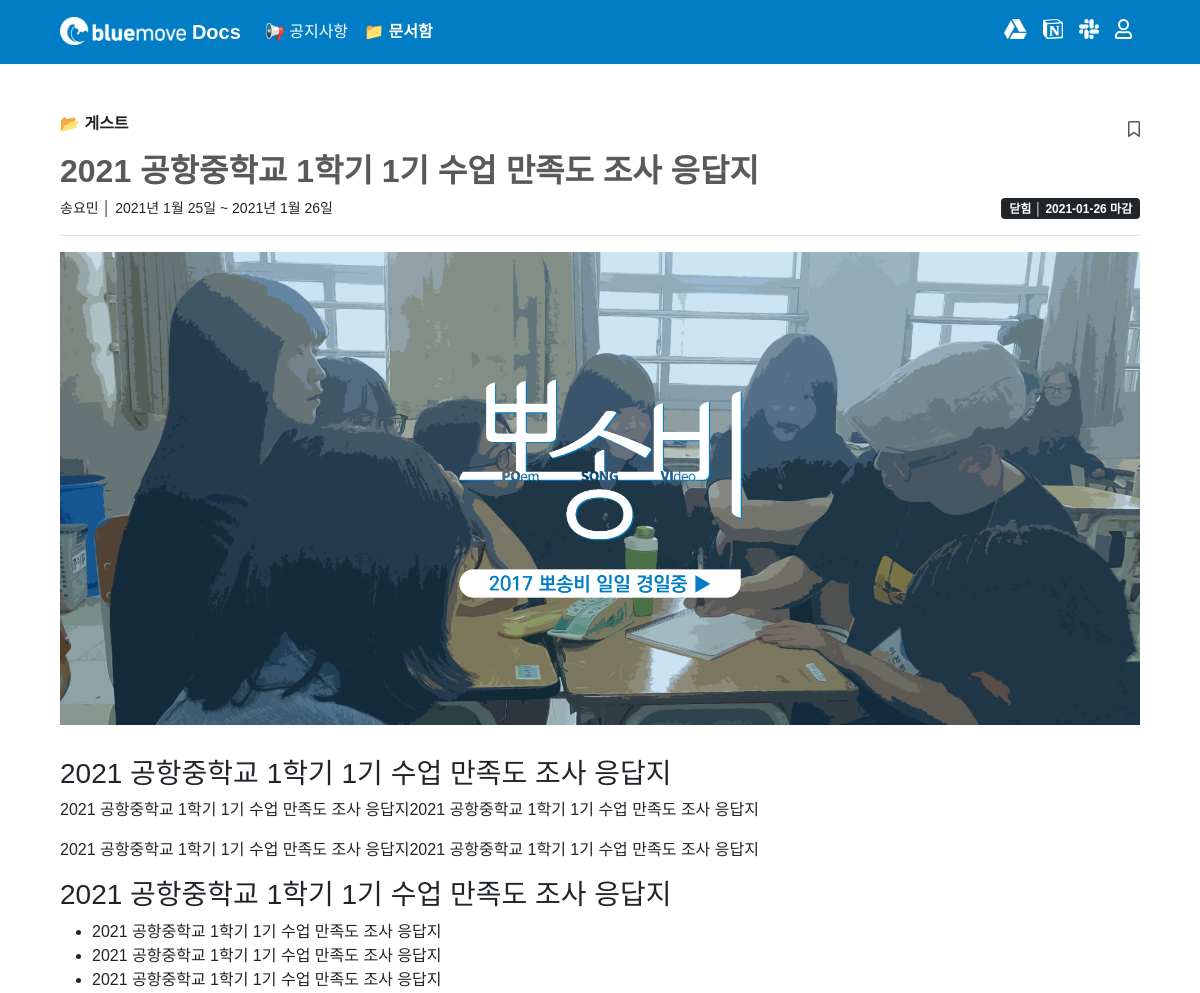
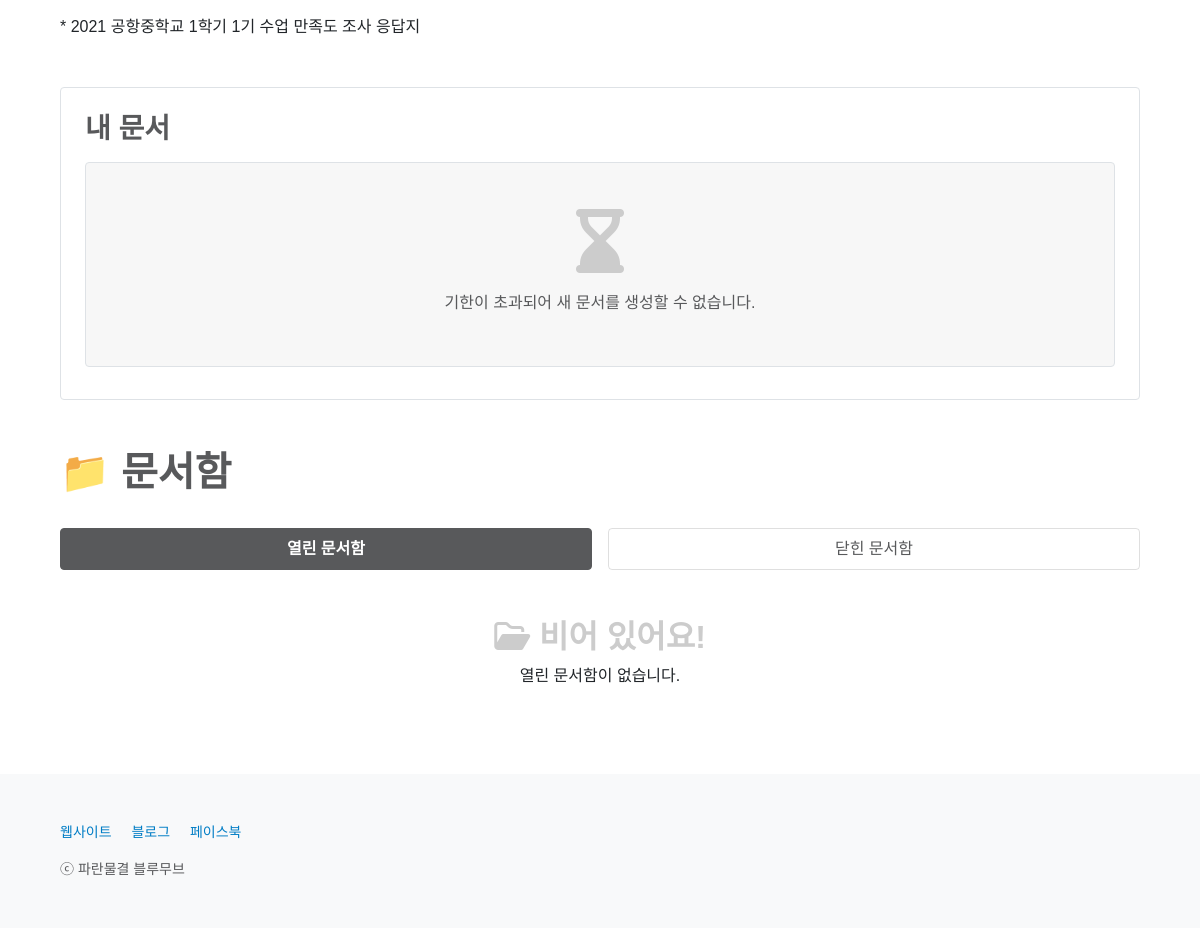
The page /box/5/ on the database as committed earlier (2 pictures, top to bottom).
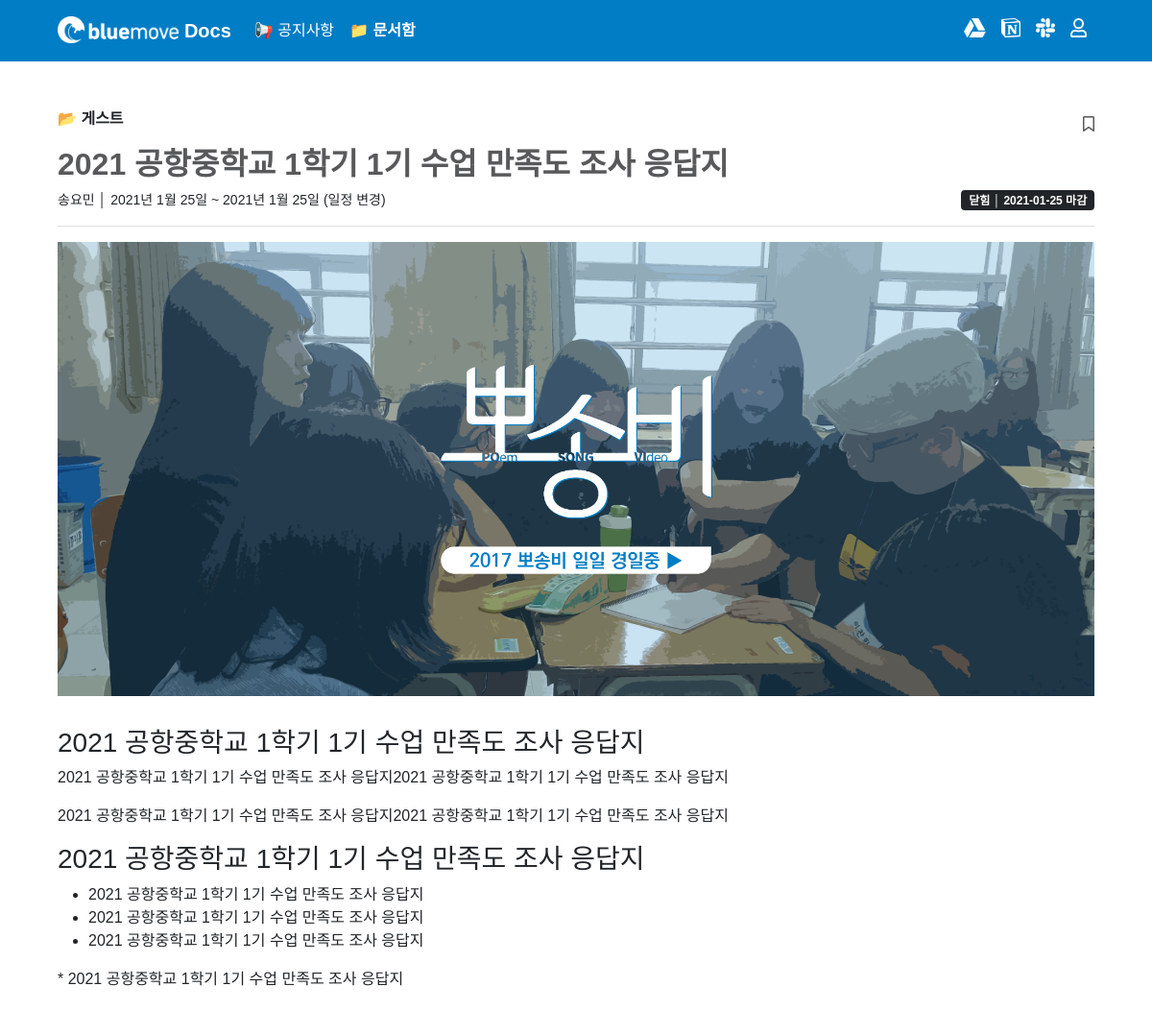
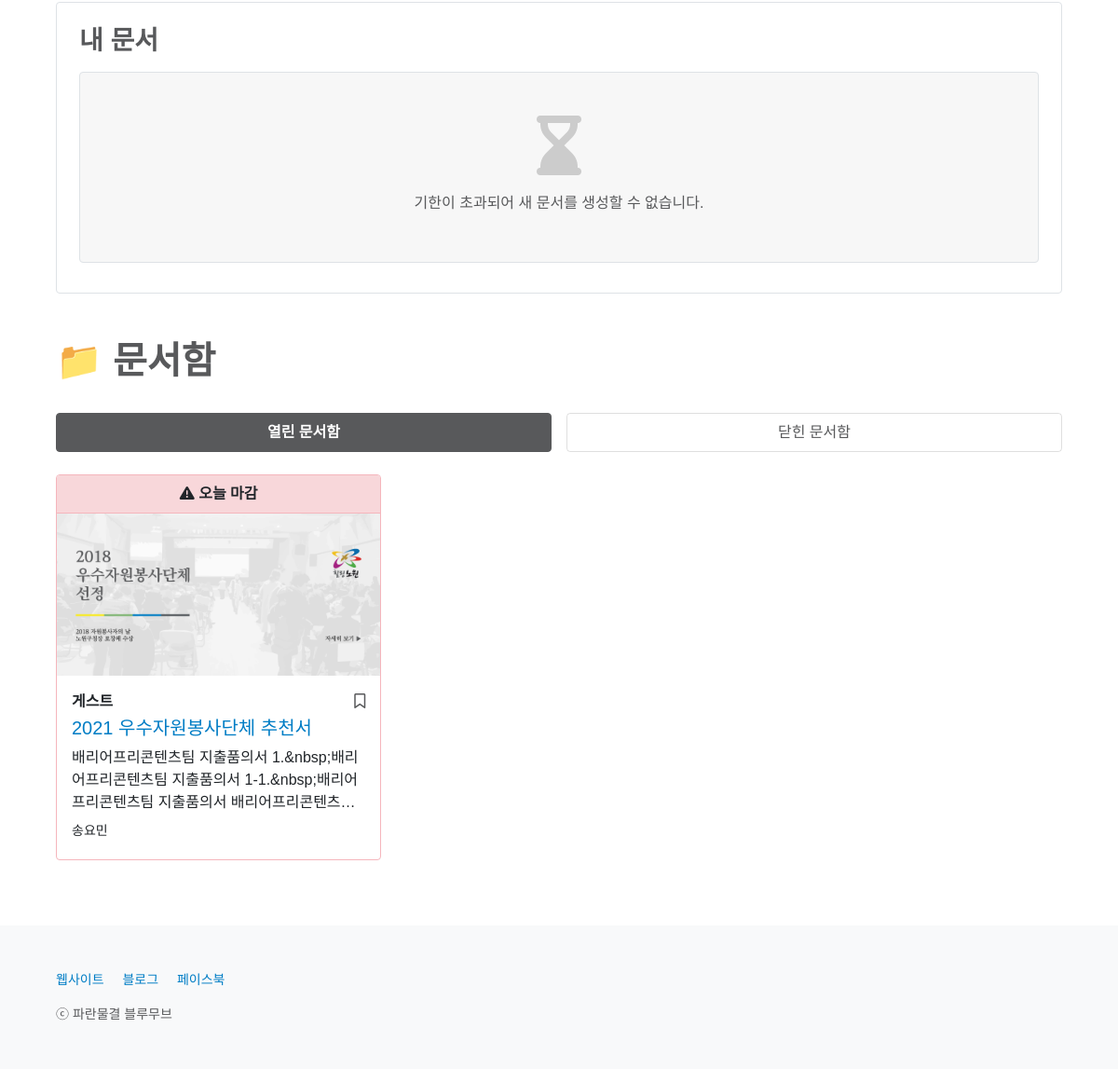
The same page on the database as committed later (2 pictures, top to bottom).
### box/models.py (models this page shows, shortened)
class Box(models.Model):
    CATEGORY_CHOICES = {
        ('bluemover', '블루무버'),
        ('guest', '게스트'),
    }
    title = models.CharField(max_length = 50)
    writer = models.ForeignKey(User, on_delete=models.CASCADE)
    category = models.CharField(max_length = 50, choices = CATEGORY_CHOICES)
    document_id = models.CharField(max_length = 300)
    channel_id = models.CharField(max_length = 50)
    deadline = models.DateField()
    deadline_update_flag = models.BooleanField(default = False)
    content = RichTextField()
    content_update_flag = models.BooleanField(default = False)
    image = models.ImageField(upload_to='images/', null = True, blank = True)
    created_at = models.DateField(auto_now_add = True)
    updated_at = models.DateField(auto_now = True)
    box_favorite_user_set = models.ManyToManyField(User, blank = True, related_name="box_favorite_user_set", through="Favorite")
    @property
    def deadline_is_yet_to_come(self):
        return datetime.date.today() + datetime.timedelta(days = 2) <= self.deadline
    @property
    def deadline_is_tomorrow(self):
        return datetime.date.today() + datetime.timedelta(days = 1) == self.deadline
    @property
    def deadline_is_today(self):
        return datetime.date.today() == self.deadline
    @property
    def deadline_is_over(self):
        return datetime.date.today() > self.deadline

### box/views.py (the view)
# urls.py: path('<int:id>/', read, name='read'),
def read(request, id):
    if request.user.is_authenticated:
        profile = Profile.objects.get(user=request.user)
        name_verified = profile.info_update_flag
        if not name_verified == True:
            return redirect('users:write_info', request.user.id)
        else:
            box = Box.objects.get(pk=id)
            opened_boxes = Box.objects.filter(deadline__gte=datetime.date.today()).order_by('deadline')
            closed_boxes = Box.objects.filter(deadline__lt=datetime.date.today()).order_by('deadline')
            page = request.GET.get('page', 1)
            opened_paginator = Paginator(opened_boxes, 9)
            closed_paginator = Paginator(closed_boxes, 9)
            try:
                opened_boxes = opened_paginator.page(page)
                closed_boxes = closed_paginator.page(page)
            except PageNotAnInteger:
                opened_boxes = opened_paginator.page(1)
                closed_boxes = closed_paginator.page(1)
            except EmptyPage:
                opened_boxes = opened_paginator.page(opened_paginator.num_pages)
                closed_boxes = closed_paginator.page(closed_paginator.num_pages)
            if request.user.is_authenticated:
                if request.user == box.writer:
                    all_docs = box.docs.filter(Q(submit_flag=True) & Q(reject_flag=False) & Q(return_flag=False)).order_by('-id')
                else:
                    all_docs = box.docs.filter(user=request.user)
            else:
                all_docs = None
            return render(request, 'box/read.html', {'box': box, 'opened_boxes': opened_boxes, 'closed_boxes': closed_boxes, 'all_docs': all_docs})
    else:
        box = Box.objects.get(pk=id)
        opened_boxes = Box.objects.filter(deadline__gte=datetime.date.today()).order_by('deadline')
        closed_boxes = Box.objects.filter(deadline__lt=datetime.date.today()).order_by('deadline')
        page = request.GET.get('page', 1)
        opened_paginator = Paginator(opened_boxes, 9)
        closed_paginator = Paginator(closed_boxes, 9)
        try:
            opened_boxes = opened_paginator.page(page)
            closed_boxes = closed_paginator.page(page)
        except PageNotAnInteger:
            opened_boxes = opened_paginator.page(1)
            closed_boxes = closed_paginator.page(1)
        except EmptyPage:
            opened_boxes = opened_paginator.page(opened_paginator.num_pages)
            closed_boxes = closed_paginator.page(closed_paginator.num_pages)
        if request.user.is_authenticated:
            if request.user == box.writer:
                all_docs = box.docs.filter(Q(submit_flag=True) & Q(reject_flag=False) & Q(return_flag=False)).order_by('-id')
            else:
                all_docs = box.docs.filter(user=request.user)
        else:
            all_docs = None
        return render(request, 'box/read.html', {'box': box, 'opened_boxes': opened_boxes, 'closed_boxes': closed_boxes, 'all_docs': all_docs})

### box/templates/box/read.html (shortened to what this page needs)
{% extends 'base.html' %}
{% block content %}
{% include 'shared/_navbar4box.html' %}
<main class="px-2 px-md-5">
    <div class="container-md my-5">
        <div class="d-flex align-items-sm-center justify-content-between">
            <p style="font-weight: 600;">
                {% if box.category == 'bluemover' %}
                    📂 블루무버
                {% elif box.category == 'guest' %}
                    📂 게스트
                {% else %}
                    📂 알 수 없음
                {% endif %}
            </p>
            {% if user.is_authenticated %}
            <a class="bookmark" href="{% url 'box:box_favorite' box.id %}?next={{ request.path }}">
                {% if user in box.box_favorite_user_set.all %}
                <p class="mb-0 ps-2"><i class="fas fa-bookmark"></i></p>
                {% else %}
                <p class="mb-0 ps-2"><i class="far fa-bookmark"></i></p>
                {% endif %}
            </a>
            {% else %}
            <a type="button" class="bookmark" data-bs-toggle="modal" data-bs-target="#listloginModal">
                <p class="mb-1"><i class="far fa-bookmark"></i></p>
            </a>
            {% endif %}
        </div>
        <h2 style="font-weight: 600; color: #58595B; word-break: break-word; overflow: hidden; text-overflow: ellipsis; display: -webkit-box; -webkit-line-clamp: 3; -webkit-box-orient: vertical;">{{ box.title }}</h2>
        <div class="d-flex justify-content-sm-between" id="boxBadge4Large">
            <small>
                {{ box.writer.last_name }}{{ box.writer.first_name }}
                │
                {% if box.deadline_update_flag %}
                {{ box.created_at }} ~ {{ box.deadline }} (일정 변경)
                {% else %}
                {{ box.created_at }} ~ {{ box.deadline }}
                {% endif %}
            </small>
            <div class="d-flex align-items-stretch">
                {% if box.deadline_is_yet_to_come %}
                <span class="badge bg-primary">열림 │ {{ box.days_left_until_deadline.days }}일 후 마감</span>
                {% elif box.deadline_is_tomorrow %}
                <span class="badge bg-warning text-dark">열림 │ 내일 마감</span>
                {% elif box.deadline_is_today %}
                <span class="badge bg-danger">열림 │ 오늘 마감</span>
                {% elif box.deadline_is_over %}
                <span class="badge bg-dark">닫힘 │ {{ box.deadline|date:'Y-m-d' }} 마감</span>
                {% endif %}
            </div>
        </div>
        <hr class="text-black-50">
        {% if box.image %}
        <div class="d-flex justify-content-center" style="margin-bottom: 2rem!important;">
            <img src="{{ box.image.url }}" class="img-fluid" alt="이미지 내용은 아래 본문과 같으니 참고하시기 바랍니다.">
        </div>
        {% endif %}
        <div style="word-break: break-word;">{{ box.content|safe }}</div>
    </div>
    {% if not user.is_authenticated %}
    <div class="container-md">
        <div class="container-md border rounded px-sm-4 px-3 py-4">
            <div class="d-flex justify-content-between">
                <h3 class="mb-3" style="font-weight: 600; color: #58595B;">내 문서</h3>
            </div>
            <div class="container-md border rounded text-center mb-2" style="background-color: rgba(0,0,0,.03); padding-top: 2rem; padding-bottom: 3.2rem;">
                {% if box.deadline_is_over %}
                    <span style="color: #CCCCCC; font-size: 4rem;"><i class="fas fa-hourglass-end"></i></span><br>
                    <span style="color: #58595B;">기한이 초과되어 새 문서를 생성할 수 없습니다.</span>
                {% else %}
                    <span style="color: #CCCCCC; font-size: 4rem;"><i class="fas fa-file-medical"></i></span><br>
                    <span style="color: #58595B;">새 문서를 생성하려면 로그인하세요.</span>
                {% endif %}
            </div>
        </div>
    </div>
    {% endif %}
    <div class="container-md mt-5">
        <h1 class="mb-4" style="font-weight: 600; color: #58595B;">📁 문서함</h1>
        {% include 'shared/_boxcard.html' %}
    </div>
</main>
{% endblock %}

### home/templates/shared/_boxcard.html (shortened to what this page needs)
<div class="pt-2">
    <ul class="nav nav-pills mb-3 nav-justified gap-3" id="pills-tab" role="tablist">
        <li class="nav-item mb-2" id="forBoxCSS" role="presentation">
            <a class="nav-link active" id="pills-opened-tab" data-bs-toggle="pill" href="#pills-opened" role="tab" aria-controls="pills-opened" aria-selected="true">열린 문서함</a>
        </li>
        <li class="nav-item mb-2" id="forBoxCSS" role="presentation">
            <a class="nav-link" id="pills-closed-tab" data-bs-toggle="pill" href="#pills-closed" role="tab" aria-controls="pills-closed" aria-selected="false">닫힌 문서함</a>
        </li>
    </ul>
</div>
<div class="tab-content" id="pills-tabContent">
    <div class="tab-pane fade show active" id="pills-opened" role="tabpanel" aria-labelledby="pills-opened-tab">
        <div class="row row-cols-1 row-cols-lg-3 row-cols-md-2 g-3" id="insideOpenedTab">
            {% for box in opened_boxes %}
            {% if box.deadline_is_over %}
            <div style="display: none;">
            {% else %}
            <div class="col">
            {% endif %}
                {% include 'shared/_boxcard_tabdata.html' %}
            </div>
            {% empty %}
            <div class="col" id="openedEmptyFlag"></div>
            <div class="col text-center"><br><h2 style="color: #CCCCCC; font-weight: 600;"><i class="far fa-folder-open"></i> 비어 있어요!</h2><p>열린 문서함이 없습니다.</p></div>
            {% endfor %}
        </div>
    </div>
</div>

### home/templates/shared/_boxcard_tabdata.html (shortened to what this page needs)
{% if box.deadline_is_tomorrow %}
<div class="card h-100" style="border: 1px solid #FFD969;">
{% elif box.deadline_is_today %}
<div class="card h-100" style="border: 1px solid #F5B5BC;">
{% elif box.deadline_is_over %}
<div class="card h-100" style="border: 1px solid #bcbebf;">
{% else %}
<div class="card h-100">
{% endif %}
    {% if box.deadline_is_tomorrow %}
    <div class="card-header d-flex justify-content-center" style="background-color: #fff3cd; border-bottom: 1px solid #FFD969;">
        <p class="m-0" style="font-weight: 600;">
            <i class="fas fa-exclamation-triangle"></i>
            {% if box.deadline_update_flag %}
            내일 마감 (일정 변경)
            {% else %}
            내일 마감
            {% endif %}
        </p>
    </div>
    {% elif box.deadline_is_today %}
    <div class="card-header d-flex justify-content-center" style="background-color: #f8d7da; border-bottom: 1px solid #F5B5BC;">
        <p class="m-0" style="font-weight: 600;">
            <i class="fas fa-exclamation-triangle"></i>
            {% if box.deadline_update_flag %}
            오늘 마감 (일정 변경)
            {% else %}
            오늘 마감
            {% endif %}
        </p>
    </div>
    {% endif %}
    {% if box.image %}
    <div class="ratio" style="--aspect-ratio: 50%;"><a href="{% url 'box:read' box.id %}{{ request.get_full_path|cut:request.path }}"><img src="{{ box.image.url }}" class="card-img-top" alt="문서함 이미지" style="height: 100%; object-fit: cover; object-position: 50% 50%; border-top-left-radius: 0; border-top-right-radius: 0;"></a></div>
    {% else %}
    <a href="{% url 'box:read' box.id %}{{ request.get_full_path|cut:request.path }}"><img src="/static/images/1800x900-default.png" class="card-img-top" alt="문서함 이미지"></a>
    {% endif %}
    <div class="card-body mb-1">
        <div class="d-flex w-100 justify-content-between">
            <p class="card-text mb-1" style="font-weight: 600;">
                {% if box.category == 'bluemover' %}
                    블루무버
                {% elif box.category == 'guest' %}
                    게스트
                {% else %}
                    알 수 없음
                {% endif %}
            </p>
            {% if user.is_authenticated %}
            {% if not request.path == '/box/' %}
            <a class="bookmark" href="{% url 'box:box_favorite' box.id %}?next={{ request.get_full_path }}#boxListPosition">
            {% else %}
            <a class="bookmark" href="{% url 'box:box_favorite' box.id %}?next={{ request.get_full_path }}">
            {% endif %}
                {% if user in box.box_favorite_user_set.all %}
                <p class="mb-1"><i class="fas fa-bookmark"></i></p>
                {% else %}
                <p class="mb-1"><i class="far fa-bookmark"></i></p>
                {% endif %}
            </a>
            {% else %}
            <a type="button" class="bookmark" data-bs-toggle="modal" data-bs-target="#listloginModal">
                <p class="mb-1"><i class="far fa-bookmark"></i></p>
            </a>
            {% endif %}
        </div>
        <h5 class="card-title" style="overflow: hidden; text-overflow: ellipsis; display: -webkit-box; -webkit-line-clamp: 2; -webkit-box-orient: vertical;"><a href="{% url 'box:read' box.id %}{{ request.get_full_path|cut:request.path }}">{{ box.title }}</a></h5>
        <p class="card-text mb-2" style="overflow: hidden; text-overflow: ellipsis; display: -webkit-box; -webkit-line-clamp: 3; -webkit-box-orient: vertical;">
            {{ box.content|striptags }}
        </p>
        <div class="d-flex w-100 justify-content-between">
            <small>{{ box.writer.last_name }}{{ box.writer.first_name }}</small>
        </div>
    </div>
</div>

Rows that differ between the two databases and show on the page:
changed Box "2021 공항중학교 1학기 1기 수업 만족도 조사 응답지": deadline_update_flag False → True (drawn); deadline "2021-01-26" → "2021-01-25"; deadline "2021년 1월 26일" → "2021년 1월 25일"
added Box: deadline "2021-01-28" (drawn), image (picture), category "게스트", title "2021 우수자원봉사단체 추천서", content "배리어프리콘텐츠팀 지출품의서 1.&nbsp;배리어프리콘텐츠팀 지출품의서 1-1.&nbsp;배리어프리콘텐츠팀 지출품의서…", writer.last_name "송", writer.first_name "요민"
Other text that changed with them:
text no longer shown: "비어 있어요! 열린 문서함이 없습니다."
text now shown: "(일정 변경)"
